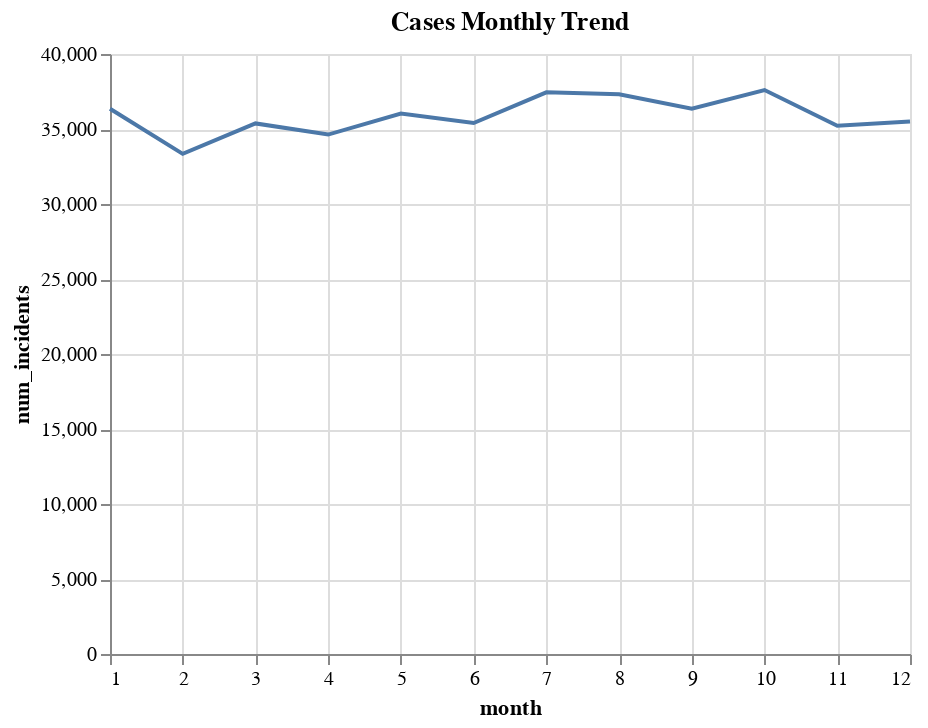

The notebook cell this image was saved under:
### Code cell
alt.Chart(crime_per_month).mark_line().encode(
    x=alt.X("month:Q", axis=alt.Axis(tickMinStep=1)),
    y="num_incidents:Q"
).properties(
    title="Cases Monthly Trend"
)

### Figure 1 — Vega-Lite specification as saved in the notebook (floating-point values rounded to 4 significant figures)
{"config": {"view": {"continuousWidth": 400, "continuousHeight": 300}}, "data": {"name": "data-c799090bc83d9697f3a3f02ec52fd8f8"}, "mark": "line", "encoding": {"x": {"type": "quantitative", "axis": {"tickMinStep": 1}, "field": "month"}, "y": {"type": "quantitative", "field": "num_incidents"}}, "title": "Cases Monthly Trend", "$schema": "https://vega.github.io/schema/vega-lite/v4.8.1.json", "datasets": {"data-c799090bc83d9697f3a3f02ec52fd8f8": [{"month": 1, "num_incidents": 36354}, {"month": 2, "num_incidents": 33342}, {"month": 3, "num_incidents": 35371}, {"month": 4, "num_incidents": 34628}, {"month": 5, "num_incidents": 36024}, {"month": 6, "num_incidents": 35401}, {"month": 7, "num_incidents": 37443}, {"month": 8, "num_incidents": 37312}, {"month": 9, "num_incidents": 36347}, {"month": 10, "num_incidents": 37600}, {"month": 11, "num_incidents": 35215}, {"month": 12, "num_incidents": 35506}]}}
